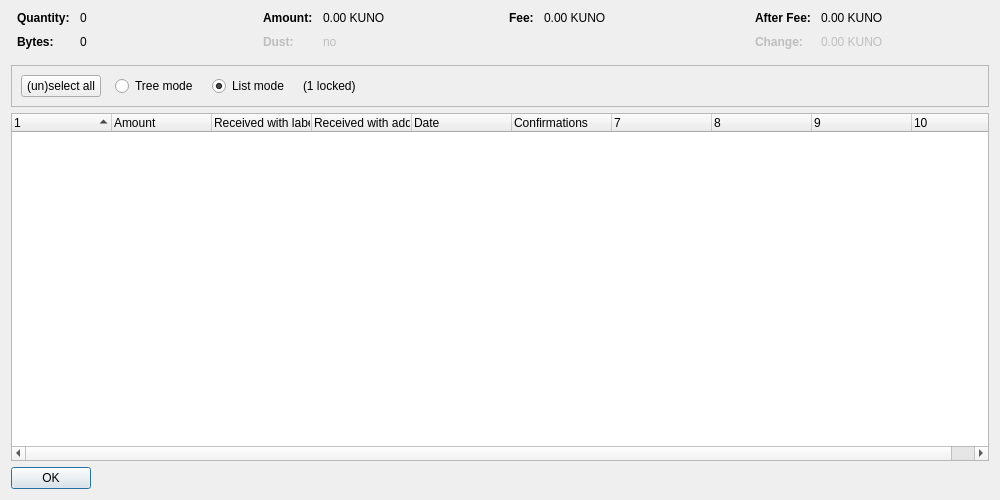
<?xml version="1.0" encoding="UTF-8"?>
<ui version="4.0">
 <class>CoinControlDialog</class>
 <widget class="QDialog" name="CoinControlDialog">
  <property name="geometry">
   <rect>
    <x>0</x>
    <y>0</y>
    <width>1000</width>
    <height>500</height>
   </rect>
  </property>
  <property name="windowTitle">
   <string>Coin Selection</string>
  </property>
  <layout class="QVBoxLayout" name="verticalLayout">
   <item>
    <layout class="QHBoxLayout" name="horizontalLayoutTop" stretch="0,0,0,0">
     <property name="topMargin">
      <number>0</number>
     </property>
     <property name="bottomMargin">
      <number>10</number>
     </property>
     <item>
      <layout class="QFormLayout" name="formLayoutCoinControl1">
       <property name="horizontalSpacing">
        <number>10</number>
       </property>
       <property name="verticalSpacing">
        <number>10</number>
       </property>
       <property name="leftMargin">
        <number>6</number>
       </property>
       <property name="rightMargin">
        <number>6</number>
       </property>
       <item row="0" column="0">
        <widget class="QLabel" name="labelCoinControlQuantityText">
         <property name="font">
          <font>
           <weight>75</weight>
           <bold>true</bold>
          </font>
         </property>
         <property name="text">
          <string>Quantity:</string>
         </property>
        </widget>
       </item>
       <item row="0" column="1">
        <widget class="QLabel" name="labelCoinControlQuantity">
         <property name="cursor">
          <cursorShape>IBeamCursor</cursorShape>
         </property>
         <property name="contextMenuPolicy">
          <enum>Qt::ActionsContextMenu</enum>
         </property>
         <property name="text">
          <string notr="true">0</string>
         </property>
         <property name="textInteractionFlags">
          <set>Qt::LinksAccessibleByMouse|Qt::TextSelectableByKeyboard|Qt::TextSelectableByMouse</set>
         </property>
        </widget>
       </item>
       <item row="1" column="0">
        <widget class="QLabel" name="labelCoinControlBytesText">
         <property name="font">
          <font>
           <weight>75</weight>
           <bold>true</bold>
          </font>
         </property>
         <property name="text">
          <string>Bytes:</string>
         </property>
        </widget>
       </item>
       <item row="1" column="1">
        <widget class="QLabel" name="labelCoinControlBytes">
         <property name="cursor">
          <cursorShape>IBeamCursor</cursorShape>
         </property>
         <property name="contextMenuPolicy">
          <enum>Qt::ActionsContextMenu</enum>
         </property>
         <property name="text">
          <string notr="true">0</string>
         </property>
         <property name="textInteractionFlags">
          <set>Qt::LinksAccessibleByMouse|Qt::TextSelectableByKeyboard|Qt::TextSelectableByMouse</set>
         </property>
        </widget>
       </item>
      </layout>
     </item>
     <item>
      <layout class="QFormLayout" name="formLayoutCoinControl2">
       <property name="horizontalSpacing">
        <number>10</number>
       </property>
       <property name="verticalSpacing">
        <number>10</number>
       </property>
       <property name="leftMargin">
        <number>6</number>
       </property>
       <property name="rightMargin">
        <number>6</number>
       </property>
       <item row="0" column="0">
        <widget class="QLabel" name="labelCoinControlAmountText">
         <property name="font">
          <font>
           <weight>75</weight>
           <bold>true</bold>
          </font>
         </property>
         <property name="text">
          <string>Amount:</string>
         </property>
        </widget>
       </item>
       <item row="0" column="1">
        <widget class="QLabel" name="labelCoinControlAmount">
         <property name="cursor">
          <cursorShape>IBeamCursor</cursorShape>
         </property>
         <property name="contextMenuPolicy">
          <enum>Qt::ActionsContextMenu</enum>
         </property>
         <property name="text">
          <string notr="true">0.00 KUNO</string>
         </property>
         <property name="textInteractionFlags">
          <set>Qt::LinksAccessibleByMouse|Qt::TextSelectableByKeyboard|Qt::TextSelectableByMouse</set>
         </property>
        </widget>
       </item>
       <item row="1" column="0">
        <widget class="QLabel" name="labelCoinControlLowOutputText">
         <property name="enabled">
          <bool>false</bool>
         </property>
         <property name="font">
          <font>
           <weight>75</weight>
           <bold>true</bold>
          </font>
         </property>
         <property name="text">
          <string>Dust:</string>
         </property>
        </widget>
       </item>
       <item row="1" column="1">
        <widget class="QLabel" name="labelCoinControlLowOutput">
         <property name="enabled">
          <bool>false</bool>
         </property>
         <property name="cursor">
          <cursorShape>IBeamCursor</cursorShape>
         </property>
         <property name="contextMenuPolicy">
          <enum>Qt::ActionsContextMenu</enum>
         </property>
         <property name="text">
          <string notr="true">no</string>
         </property>
         <property name="textInteractionFlags">
          <set>Qt::LinksAccessibleByMouse|Qt::TextSelectableByKeyboard|Qt::TextSelectableByMouse</set>
         </property>
        </widget>
       </item>
      </layout>
     </item>
     <item>
      <layout class="QFormLayout" name="formLayoutCoinControl3">
       <property name="horizontalSpacing">
        <number>10</number>
       </property>
       <property name="verticalSpacing">
        <number>10</number>
       </property>
       <property name="leftMargin">
        <number>6</number>
       </property>
       <property name="rightMargin">
        <number>6</number>
       </property>
       <item row="0" column="0">
        <widget class="QLabel" name="labelCoinControlFeeText">
         <property name="font">
          <font>
           <weight>75</weight>
           <bold>true</bold>
          </font>
         </property>
         <property name="text">
          <string>Fee:</string>
         </property>
        </widget>
       </item>
       <item row="0" column="1">
        <widget class="QLabel" name="labelCoinControlFee">
         <property name="cursor">
          <cursorShape>IBeamCursor</cursorShape>
         </property>
         <property name="contextMenuPolicy">
          <enum>Qt::ActionsContextMenu</enum>
         </property>
         <property name="text">
          <string notr="true">0.00 KUNO</string>
         </property>
         <property name="textInteractionFlags">
          <set>Qt::LinksAccessibleByMouse|Qt::TextSelectableByKeyboard|Qt::TextSelectableByMouse</set>
         </property>
        </widget>
       </item>
      </layout>
     </item>
     <item>
      <layout class="QFormLayout" name="formLayoutCoinControl4">
       <property name="horizontalSpacing">
        <number>10</number>
       </property>
       <property name="verticalSpacing">
        <number>10</number>
       </property>
       <property name="leftMargin">
        <number>6</number>
       </property>
       <property name="rightMargin">
        <number>6</number>
       </property>
       <item row="0" column="0">
        <widget class="QLabel" name="labelCoinControlAfterFeeText">
         <property name="font">
          <font>
           <weight>75</weight>
           <bold>true</bold>
          </font>
         </property>
         <property name="text">
          <string>After Fee:</string>
         </property>
        </widget>
       </item>
       <item row="0" column="1">
        <widget class="QLabel" name="labelCoinControlAfterFee">
         <property name="cursor">
          <cursorShape>IBeamCursor</cursorShape>
         </property>
         <property name="contextMenuPolicy">
          <enum>Qt::ActionsContextMenu</enum>
         </property>
         <property name="text">
          <string notr="true">0.00 KUNO</string>
         </property>
         <property name="textInteractionFlags">
          <set>Qt::LinksAccessibleByMouse|Qt::TextSelectableByKeyboard|Qt::TextSelectableByMouse</set>
         </property>
        </widget>
       </item>
       <item row="1" column="0">
        <widget class="QLabel" name="labelCoinControlChangeText">
         <property name="enabled">
          <bool>false</bool>
         </property>
         <property name="font">
          <font>
           <weight>75</weight>
           <bold>true</bold>
          </font>
         </property>
         <property name="text">
          <string>Change:</string>
         </property>
        </widget>
       </item>
       <item row="1" column="1">
        <widget class="QLabel" name="labelCoinControlChange">
         <property name="enabled">
          <bool>false</bool>
         </property>
         <property name="cursor">
          <cursorShape>IBeamCursor</cursorShape>
         </property>
         <property name="contextMenuPolicy">
          <enum>Qt::ActionsContextMenu</enum>
         </property>
         <property name="text">
          <string notr="true">0.00 KUNO</string>
         </property>
         <property name="textInteractionFlags">
          <set>Qt::LinksAccessibleByMouse|Qt::TextSelectableByKeyboard|Qt::TextSelectableByMouse</set>
         </property>
        </widget>
       </item>
      </layout>
     </item>
    </layout>
   </item>
   <item>
    <widget class="QFrame" name="frame">
     <property name="minimumSize">
      <size>
       <width>0</width>
       <height>40</height>
      </size>
     </property>
     <property name="frameShape">
      <enum>QFrame::StyledPanel</enum>
     </property>
     <property name="frameShadow">
      <enum>QFrame::Sunken</enum>
     </property>
     <layout class="QHBoxLayout" name="horizontalLayout">
      <item>
       <layout class="QHBoxLayout" name="horizontalLayoutPanel" stretch="0,0,0,0,0">
        <property name="spacing">
         <number>14</number>
        </property>
        <item>
         <widget class="QPushButton" name="pushButtonSelectAll">
          <property name="sizePolicy">
           <sizepolicy hsizetype="Maximum" vsizetype="Fixed">
            <horstretch>0</horstretch>
            <verstretch>0</verstretch>
           </sizepolicy>
          </property>
          <property name="text">
           <string>(un)select all</string>
          </property>
          <property name="autoDefault">
           <bool>false</bool>
          </property>
         </widget>
        </item>
        <item>
         <widget class="QRadioButton" name="radioTreeMode">
          <property name="sizePolicy">
           <sizepolicy hsizetype="Maximum" vsizetype="Fixed">
            <horstretch>0</horstretch>
            <verstretch>0</verstretch>
           </sizepolicy>
          </property>
          <property name="text">
           <string>Tree mode</string>
          </property>
         </widget>
        </item>
        <item>
         <widget class="QRadioButton" name="radioListMode">
          <property name="sizePolicy">
           <sizepolicy hsizetype="Maximum" vsizetype="Fixed">
            <horstretch>0</horstretch>
            <verstretch>0</verstretch>
           </sizepolicy>
          </property>
          <property name="text">
           <string>List mode</string>
          </property>
          <property name="checked">
           <bool>true</bool>
          </property>
         </widget>
        </item>
        <item>
         <widget class="QLabel" name="labelLocked">
          <property name="text">
           <string notr="true">(1 locked)</string>
          </property>
         </widget>
        </item>
        <item>
         <spacer name="horizontalSpacer">
          <property name="orientation">
           <enum>Qt::Horizontal</enum>
          </property>
          <property name="sizeHint" stdset="0">
           <size>
            <width>40</width>
            <height>20</height>
           </size>
          </property>
         </spacer>
        </item>
       </layout>
      </item>
     </layout>
    </widget>
   </item>
   <item>
    <widget class="CoinControlTreeWidget" name="treeWidget">
     <property name="contextMenuPolicy">
      <enum>Qt::CustomContextMenu</enum>
     </property>
     <property name="sortingEnabled">
      <bool>false</bool>
     </property>
     <property name="columnCount">
      <number>10</number>
     </property>
     <attribute name="headerShowSortIndicator" stdset="0">
      <bool>true</bool>
     </attribute>
     <attribute name="headerStretchLastSection">
      <bool>false</bool>
     </attribute>
     <column>
      <property name="text">
       <string/>
      </property>
     </column>
     <column>
      <property name="text">
       <string>Amount</string>
      </property>
     </column>
     <column>
      <property name="text">
       <string>Received with label</string>
      </property>
     </column>
     <column>
      <property name="text">
       <string>Received with address</string>
      </property>
     </column>
     <column>
      <property name="text">
       <string>Date</string>
      </property>
     </column>
     <column>
      <property name="text">
       <string>Confirmations</string>
      </property>
      <property name="toolTip">
       <string>Confirmed</string>
      </property>
     </column>
     <column>
      <property name="text">
       <string/>
      </property>
     </column>
     <column>
      <property name="text">
       <string/>
      </property>
     </column>
     <column>
      <property name="text">
       <string/>
      </property>
     </column>
     <column>
      <property name="text">
       <string/>
      </property>
     </column>
    </widget>
   </item>
   <item>
    <widget class="QDialogButtonBox" name="buttonBox">
     <property name="sizePolicy">
      <sizepolicy hsizetype="Maximum" vsizetype="Fixed">
       <horstretch>0</horstretch>
       <verstretch>0</verstretch>
      </sizepolicy>
     </property>
     <property name="orientation">
      <enum>Qt::Horizontal</enum>
     </property>
     <property name="standardButtons">
      <set>QDialogButtonBox::Ok</set>
     </property>
    </widget>
   </item>
  </layout>
 </widget>
 <customwidgets>
  <customwidget>
   <class>CoinControlTreeWidget</class>
   <extends>QTreeWidget</extends>
   <header>coincontroltreewidget.h</header>
  </customwidget>
 </customwidgets>
 <resources/>
 <connections/>
</ui>
